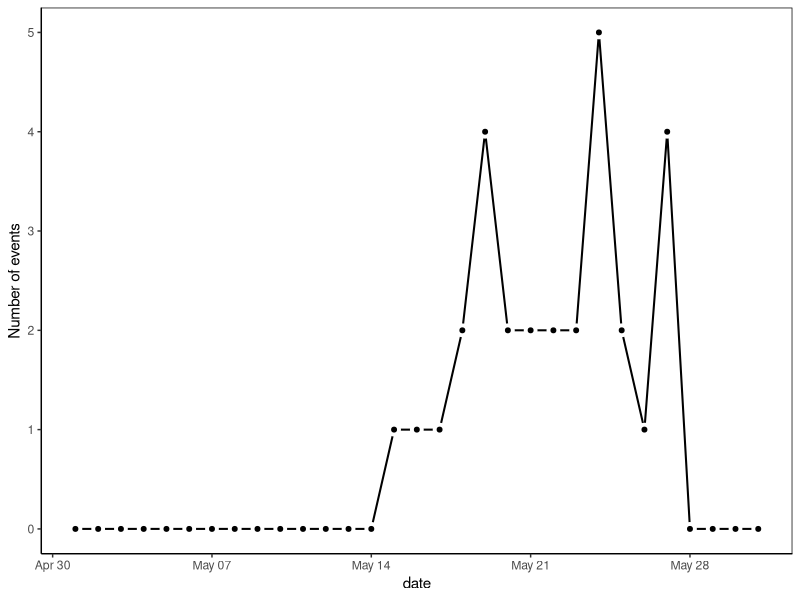
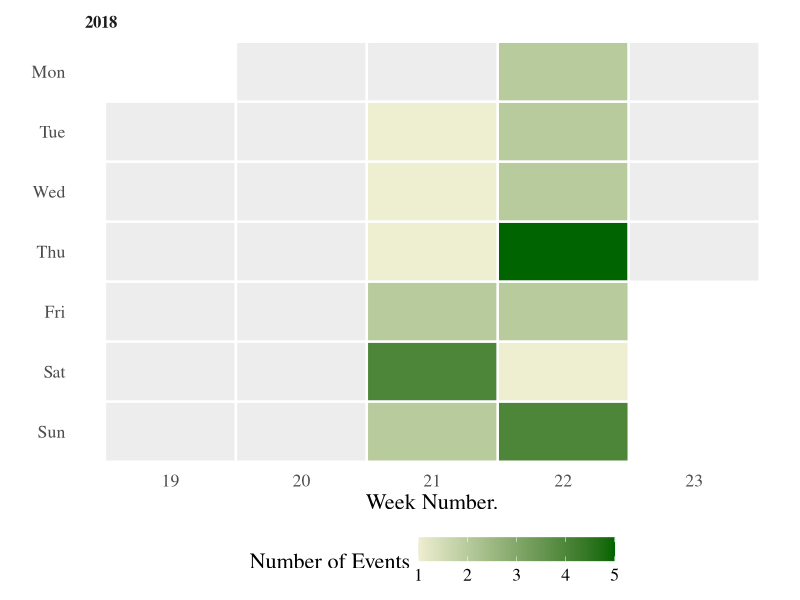
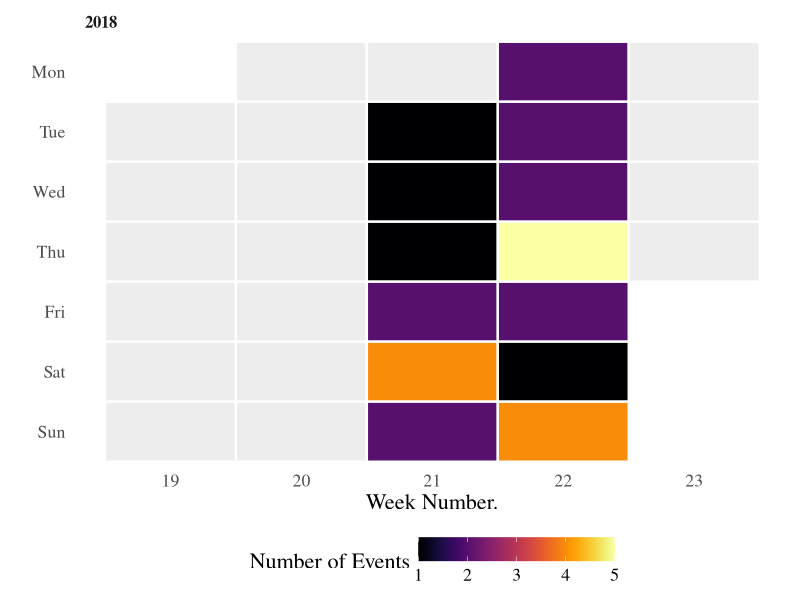
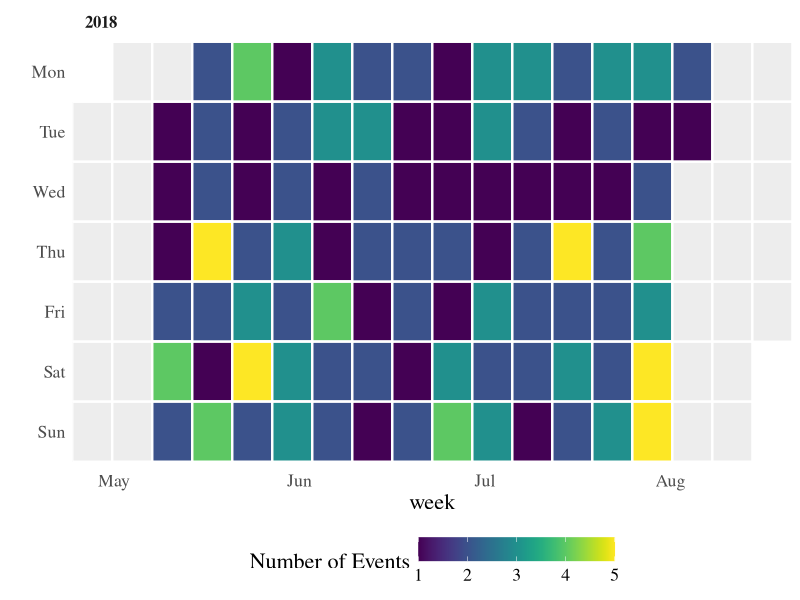

Write the R code that produced these figures, in order.
## ---- chunk 1

library(ggplot2)
library(dplyr)
library(lubridate)
library(viridis)  # Color palette
library(ggthemes) # theme tufte


## ---- chunk 2

# choose dates
start_date <- ymd("2018-05-01")
end_date <- ymd("2018-05-31")

d <- data_frame(
    date = seq(start_date, end_date, by = "days"),
    month = month(date),
    year = format(date, "%Y"),
    week = as.integer(format(date, "%W")) + 1,  # Week starts at 1
    day = factor(weekdays(date, T), 
                 levels = rev(c("Mon", "Tue", "Wed", "Thu",
                                "Fri", "Sat", "Sun"))))


## ---- chunk 3

head(d)

## ---- chunk 4

df <- structure(list(date = structure(c(17666, 17667, 17668, 17669, 
17670, 17671, 17672, 17673, 17674, 17675, 17676, 17677, 17678
), class = "Date"), n = c(1L, 1L, 1L, 2L, 4L, 2L, 2L, 2L, 2L, 
5L, 2L, 1L, 4L)), .Names = c("date", "n"), class = c("tbl_df", 
"tbl", "data.frame"), row.names = c(NA, -13L))

## ---- chunk 5

df

## ---- chunk 6

df_plot <- d %>% left_join(df, by = "date") 

df_plot %>%
  mutate(n=ifelse(is.na(n), 0, n)) %>% ## Fill the NAs with zeros
  ggplot(aes(date, n)) +
  geom_line(lwd=0.7)+
  geom_point(size=2, shape=21, fill="black", colour="white", stroke=2)+
    theme_classic() +
  theme(panel.background = element_rect(colour = "black"))+
  ylab("Number of events")

## ---- chunk 7

calendar_plot <- function(data, color.scale = "viridis",
                          viridis.pal = "D", dir = 1){
    
    p <- ggplot(data, aes(x = week, y = day, fill = n)) +
                geom_tile(color = "white", size = 0.8) +
        facet_wrap("year", ncol = 1) +
        theme_tufte() +
        theme(axis.ticks = element_blank(),
              legend.position = "bottom",
              legend.key.width = unit(1, "cm"),
              strip.text = element_text(hjust = 0.01,
                                        face = "bold", size = 12),
              text = element_text(size=16)) + 
      ylab("")
    
    
    
    # Let's add more than one possible pallete. Default keeps being viridis
    # Add case switch? or add 'none' for user to define their own ?
    
   if(color.scale=="viridis"){
  
     
    p <- p + scale_fill_viridis(name="Number of Events", 
                           option = viridis.pal,  # Variable color palette
                           direction = dir,  # Variable color direction
                           na.value = "grey93",
                           limits = c(1, max(data$n)))
  
   } else if(color.scale == 'greens') {
     
      p <- p + scale_fill_gradient(name="Number of Events",
                                   low="lightyellow2", high="darkgreen", 
                                   na.value = "grey93")
   } else{
     
     error("Accepted color.scale are 'viridis' and 'greens'")
     
   }

    
    ## x axis control of labels
    
    
    num_months <- length(unique(data$month))
    
    if(num_months > 1){
      
      p <- p + scale_x_continuous(
            expand = c(0, 0),
            breaks = seq(1, 52, length = 12),
            labels = c("Jan", "Feb", "Mar", "Apr", "May", "Jun",
                       "Jul", "Aug", "Sep", "Oct", "Nov", "Dec"))

    } else {
      
      # do nothing
      
      p <- p + xlab("Week Number.")
      
    }
        
      
    
    print(p)
}


## ---- chunk 8

calendar_plot(df_plot, 'greens')

calendar_plot(df_plot, viridis.pal = "B")

## ---- chunk 9
df <- read.csv('2018-05-27-github-style-calendar-heatmap_files/longer_data.csv', stringsAsFactors = FALSE)

df$date <- ymd(df$date)

# choose dates
start_date <- ymd("2018-05-01")
end_date <- ymd("2018-08-31")

d <- data_frame(
    date = seq(start_date, end_date, by = "days"),
    month = month(date),
    year = format(date, "%Y"),
    week = as.integer(format(date, "%W")) + 1,  # Week starts at 1
    day = factor(weekdays(date, T), 
                 levels = rev(c("Mon", "Tue", "Wed", "Thu",
                                "Fri", "Sat", "Sun"))))

df_plot <- d %>% left_join(df, by = "date") 


## ---- chunk 10

calendar_plot(df_plot)

